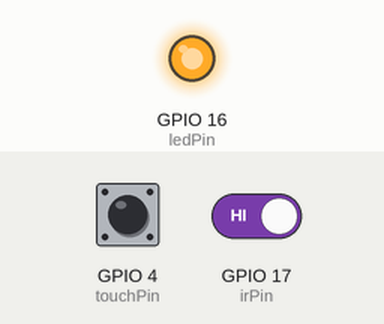
Recording of a sketch running on a simulated ESP32. Parts: output pins drawn as LEDs (lit = HIGH). Inputs (shaded band) come from the test bench; at power-on: GPIO 4 (touchPin) HIGH, GPIO 17 (irPin) HIGH. What the sketch prints to the serial monitor is not drawn.

Above: at 0.1 s.
Timing chart, 0 to 1.6 s (numbered marks = the images above):
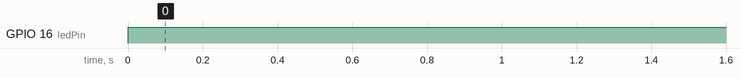

The sketch:

IR_Sensor_LED.ino
```cpp
const int touchPin = 4;      // Touch sensor
const int irPin = 17;        // IR sensor
const int ledPin = 16;       // LED

int touchValue;
int irState;

void setup() {

  Serial.begin(115200);

  pinMode(ledPin, OUTPUT);
  pinMode(irPin, INPUT);
}

void loop() {

  touchValue = touchRead(touchPin);
  irState = digitalRead(irPin);

  Serial.print("Touch Value: ");
  Serial.print(touchValue);
  Serial.print(" | IR State: ");
  Serial.println(irState);

  if (touchValue < 800 || irState == LOW) {
    digitalWrite(ledPin, HIGH);
  }
  else {
    digitalWrite(ledPin, LOW);
  }

  delay(2);
}
```

Measured:
- by itself, GPIO 16 (ledPin): LOW → HIGH at 0.00 s
